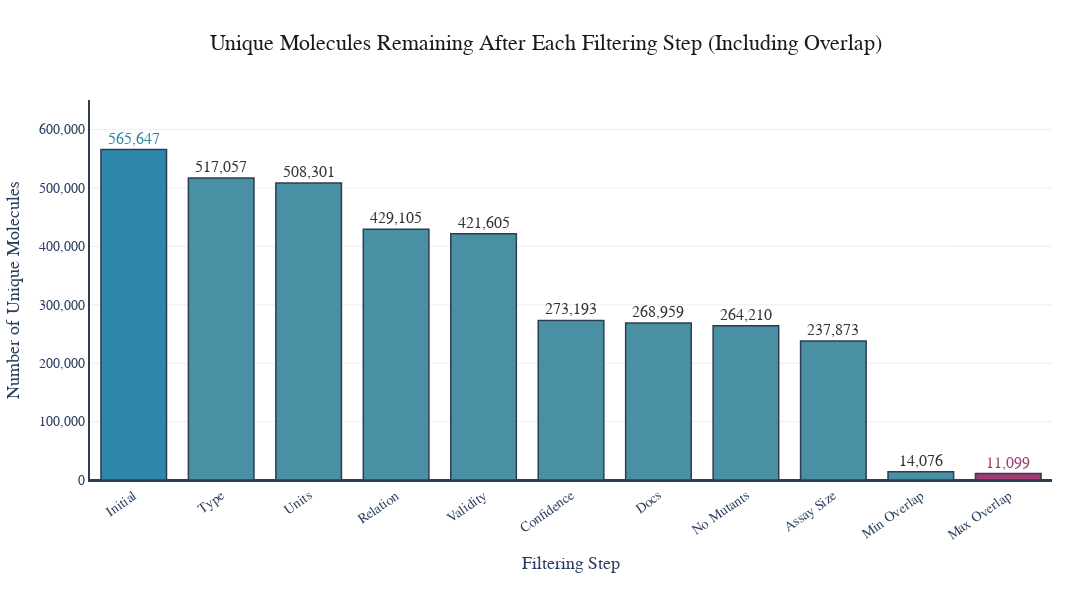

The code cell stored with this chart in its notebook:
### Markdown cell above
## Figure 2: Unique Molecules (With Overlap Filtering)

Shows unique molecules from Initial (566,342) through Max Overlap (11,099)

### Code cell
# Generate Figure 2: Unique Molecules - With overlap filtering
fig2 = create_publication_bar_chart(
    counts=counts_unique_with_overlap,
    title="Unique Molecules Remaining After Each Filtering Step (Including Overlap)",
    output_basename="unique_molecules_with_overlap",
    ylabel="Number of Unique Molecules",
)
fig2.show()

### Figure 1 — Plotly figure (JSON) as saved in the notebook; plotly's stock layout.template omitted (floating-point values rounded to 4 significant figures)
{"data": [{"hovertemplate": "<b>%{x}</b><br>Number of Unique Molecules: %{y:,}<extra></extra>", "marker": {"color": ["#2E86AB", "#4A90A4", "#4A90A4", "#4A90A4", "#4A90A4", "#4A90A4", "#4A90A4", "#4A90A4", "#4A90A4", "#4A90A4", "#A23B72"], "line": {"color": "#2C3E50", "width": 1.5}}, "text": ["565,647", "517,057", "508,301", "429,105", "421,605", "273,193", "268,959", "264,210", "237,873", "14,076", "11,099"], "textfont": {"color": ["#2E86AB", "#333333", "#333333", "#333333", "#333333", "#333333", "#333333", "#333333", "#333333", "#333333", "#A23B72"], "family": "Arial Black", "size": 16}, "textposition": "outside", "type": "bar", "x": ["Initial", "Type", "Units", "Relation", "Validity", "Confidence", "Docs", "No Mutants", "Assay Size", "Min Overlap", "Max Overlap"], "y": [565647, 517057, 508301, 429105, 421605, 273193, 268959, 264210, 237873, 14076, 11099]}], "layout": {"bargap": 0.25, "height": 600, "margin": {"b": 120, "l": 80, "r": 40, "t": 100}, "paper_bgcolor": "white", "plot_bgcolor": "white", "showlegend": false, "title": {"font": {"color": "#1a1a1a", "family": "Arial", "size": 22}, "text": "Unique Molecules Remaining After Each Filtering Step (Including Overlap)", "x": 0.5, "xanchor": "center"}, "width": 1200, "xaxis": {"linecolor": "#2C3E50", "linewidth": 2, "showgrid": false, "tickangle": -35, "tickfont": {"family": "Arial", "size": 14}, "title": {"font": {"family": "Arial", "size": 18}, "text": "Filtering Step"}}, "yaxis": {"gridcolor": "rgba(200,200,200,0.3)", "gridwidth": 1, "linecolor": "#2C3E50", "linewidth": 2, "range": [0, 650500.0], "showgrid": true, "tickfont": {"family": "Arial", "size": 14}, "tickformat": ",", "title": {"font": {"family": "Arial", "size": 18}, "text": "Number of Unique Molecules"}, "zeroline": true, "zerolinecolor": "#2C3E50", "zerolinewidth": 2}}}
